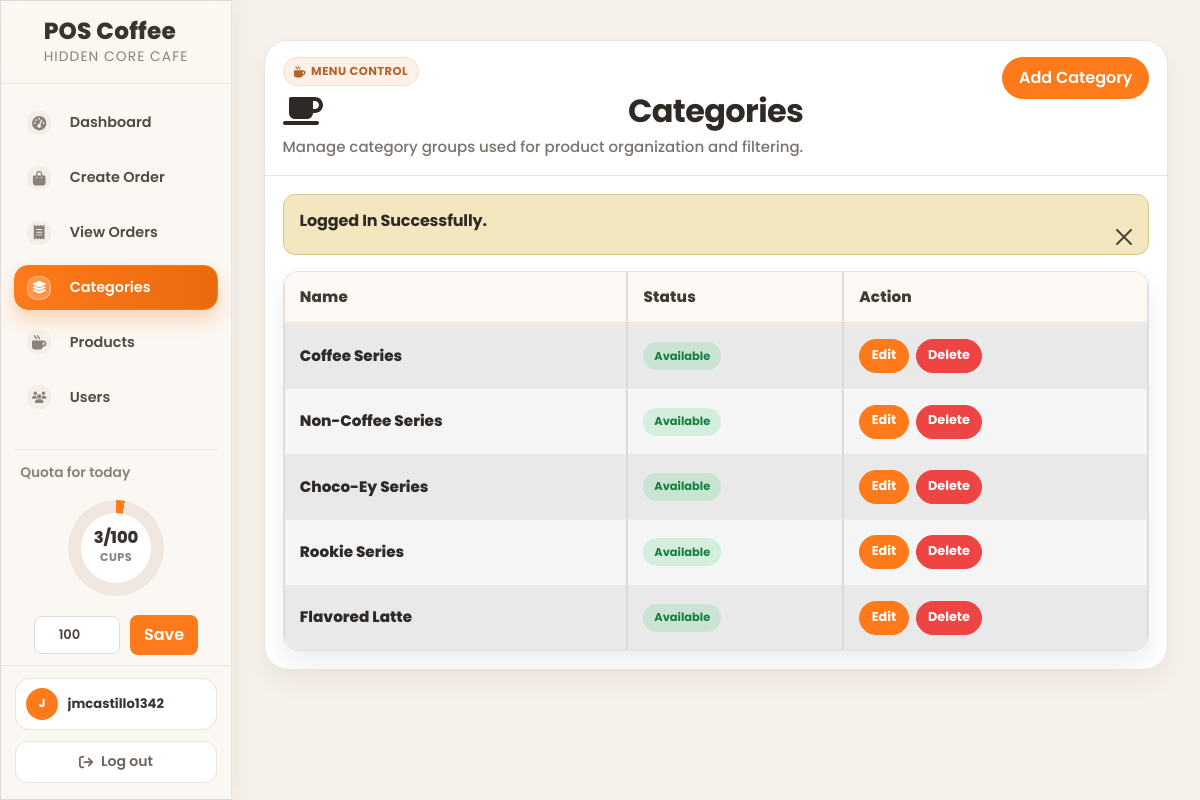
The app's page /admin/assets/categories.php (signed in) with its own data.
### tables this page shows
CREATE TABLE `daily_quota` (
  `id` int(11) NOT NULL,
  `quota_date` date NOT NULL,
  `target_cups` int(11) NOT NULL DEFAULT 0,
  `created_by` int(11) DEFAULT NULL,
  `created_at` datetime NOT NULL DEFAULT current_timestamp(),
  `updated_at` datetime NOT NULL DEFAULT current_timestamp() ON UPDATE current_timestamp()
);

CREATE TABLE `categories` (
  `id` int(11) NOT NULL,
  `name` varchar(191) NOT NULL,
  `description` mediumtext DEFAULT NULL,
  `status` tinyint(1) NOT NULL DEFAULT 0 COMMENT '0=available,1=not available'
);

### admin/assets/categories.php (the view, shortened to what this page needs)
<?php include ('includes/header.php'); ?>
<link rel="stylesheet" href="https://cdnjs.cloudflare.com/ajax/libs/font-awesome/6.0.0/css/all.min.css">
<div class="container-fluid px-4 hc-admin-page hc-categories-page hc-categories-ref">
    <div class="card mt-4 shadow-sm">
        <div class="card-header">
            <div class="hc-categories-head">
                <div class="hc-categories-head-copy">
                    <span class="hc-categories-kicker"><i class="fas fa-mug-hot"></i> Menu Control</span>
                    <h4><i class="fas fa-coffee"></i> Categories</h4>
                    <p class="hc-categories-subtitle">Manage category groups used for product organization and filtering.</p>
                </div>
                <a href="categories-create.php" class="btn btn-primary">Add Category</a>
            </div>
        </div>
        <div class="card-body">
            <?php
            $categories = getAll('categories');
            if(mysqli_num_rows($categories) > 0){
            ?>
            <div class="table-responsive">
                <table class="table table-striped table-bordered beige-table">
                    <thead>
                        <tr>
                            <th>Name</th>
                            <th>Status</th>
                            <th>Action</th>
                        </tr>
                    </thead>
                    <tbody>
                        <?php foreach($categories as $item) :?>
                        <tr>
                            <td><?= $item['name'] ?></td>
                            <td>
                                <?php if($item['status'] == 1){
                                    echo '<span class="badge bg-danger">Not Available</span>';
                                }else{
                                    echo '<span class="badge bg-success">Available</span>';
                                }
                                ?>
                            </td>
                            <td>
                                <div class="hc-action-row">
                                    <a href="categories-edit.php?id=<?= $item['id']; ?>" class="btn btn-success btn-sm">Edit</a>
                                    <a href="categories-delete.php?id=<?= $item['id']; ?>" class="btn btn-danger btn-sm">Delete</a>
                                </div>
                            </td>
                        </tr>
                        <?php endforeach; ?>
                    </tbody>
                </table>
            </div>
            <?php
            } else {
                echo '<div class="hc-empty-state">No categories found yet. Add your first category to get started.</div>';
            }
            ?>
        </div>
    </div>
</div>
<?php include('includes/footer.php'); ?>

### admin/assets/includes/sidebar.php (shortened to what this page needs)
<div id="layoutSidenav_nav">
    <nav class="sb-sidenav accordion sb-sidenav-dark" id="sidenavAccordion">
        <?php
            $isStaff = (($_SESSION['loggedInUser']['role'] ?? '') === 'staff');
            $homeLink = $isStaff ? 'orders-create.php' : 'dashboard.php';
            $currentPage = basename($_SERVER['PHP_SELF'] ?? '');
            $username = $_SESSION['loggedInUser']['username'] ?? 'User';
            $initialsSource = preg_replace('/[^a-zA-Z0-9 ]/', '', $username);
            $initialWords = preg_split('/\s+/', trim($initialsSource));
            $initials = '';
            foreach ($initialWords as $w) {
                if ($w !== '') {
                    $initials .= strtoupper(substr($w, 0, 1));
                }
            }
            $categoryPages = ['categories-create.php', 'categories.php', 'categories-edit.php'];
            $productPages = ['products-create.php', 'products.php', 'products-edit.php'];
            $cashierPages = ['admins.php', 'admins-edit.php'];
            $salesPages = ['sales-report.php'];
            $isCreateOrderActive = ($currentPage === 'orders-create.php');
            $isViewOrdersActive = ($currentPage === 'orders.php');
            $isCategoryActive = in_array($currentPage, $categoryPages, true);
            $isProductActive = in_array($currentPage, $productPages, true);
            $isCashierActive = in_array($currentPage, $cashierPages, true);
            $isSalesActive = in_array($currentPage, $salesPages, true);
            $isDashboardActive = ($currentPage === 'dashboard.php');
            $quotaCurrent = getTodaySoldCups();
            $quotaTarget = getTodayQuotaTarget();
            $quotaPercent = max(0, min(100, (int) round(($quotaCurrent / max(1, $quotaTarget)) * 100)));
        ?>
        <div class="hc-sidebar-brand">
            <div class="hc-brand-row">
                <a href="<?= $homeLink ?>" class="hc-brand-link">
                    <span class="hc-brand-text">
                        <span class="hc-brand-title">POS Coffee</span>
                        <span class="hc-brand-subtitle">Hidden Core Cafe</span>
                    </span>
                </a>
            </div>
        </div>
        <div class="sb-sidenav-menu">
            <div class="nav hc-nav hc-nav-main">
                <?php if ($isStaff): ?>
                    <a class="nav-link <?= $isCreateOrderActive ? 'active' : '' ?>" href="orders-create.php">
                        <div class="sb-nav-link-icon"><i class="fas fa-cart-plus"></i></div>
                        Create Order
                    </a>
                    <a class="nav-link <?= $isViewOrdersActive ? 'active' : '' ?>" href="orders.php">
                        <div class="sb-nav-link-icon"><i class="fas fa-receipt"></i></div>
                        View Orders
                    </a>
                    <a class="nav-link <?= $isSalesActive ? 'active' : '' ?>" href="sales-report.php">
                        <div class="sb-nav-link-icon"><i class="fas fa-chart-line"></i></div>
                        Sales Report
                    </a>
                <?php else: ?>
                    <a class="nav-link <?= $isDashboardActive ? 'active' : '' ?>" href="dashboard.php">
                        <div class="sb-nav-link-icon"><i class="fas fa-gauge-high"></i></div>
                        Dashboard
                    </a>
                    <a class="nav-link <?= $currentPage === 'orders-create.php' ? 'active' : '' ?>" href="orders-create.php">
                        <div class="sb-nav-link-icon"><i class="fas fa-bag-shopping"></i></div>
                        Create Order
                    </a>
                    <a class="nav-link <?= $currentPage === 'orders.php' ? 'active' : '' ?>" href="orders.php">
                        <div class="sb-nav-link-icon"><i class="fas fa-receipt"></i></div>
                        View Orders
                    </a>
                    <a class="nav-link <?= $isCategoryActive ? 'active' : '' ?>" href="categories.php">
                        <div class="sb-nav-link-icon"><i class="fas fa-layer-group"></i></div>
                        Categories
                    </a>
                    <a class="nav-link <?= $isProductActive ? 'active' : '' ?>" href="products.php">
                        <div class="sb-nav-link-icon"><i class="fas fa-mug-hot"></i></div>
                        Products
                    </a>
                    <a class="nav-link <?= $isCashierActive ? 'active' : '' ?>" href="admins.php">
                        <div class="sb-nav-link-icon"><i class="fas fa-users"></i></div>
                        Users
                    </a>
                    <a class="nav-link <?= $isSalesActive ? 'active' : '' ?>" href="sales-report.php">
                    </a>
                <?php endif; ?>
            </div>
        </div>
        <div class="hc-sidebar-status" style="--quotaPercent: <?= $quotaPercent ?>;">
            <div class="hc-status-label">Quota for today</div>
            <div class="hc-quota-ring">
                <div class="hc-quota-inner">
                    <div class="hc-quota-value"><?= (int) $quotaCurrent ?>/<?= (int) $quotaTarget ?></div>
                    <div class="hc-quota-unit">CUPS</div>
                </div>
            </div>
            <?php if(!$isStaff): ?>
                <form method="POST" class="quota-input-group">
                    <input
                        type="number"
                        min="0"
                        name="today_target_cups"
                        class="quota-input"
                        value="<?= (int) $quotaTarget ?>"
                        placeholder="Set target cups"
                        aria-label="Set today's quota target in cups"
                    >
                    <button type="submit" name="save_today_quota" class="quota-save-btn">Save</button>
                </form>
            <?php endif; ?>
        </div>
        <div class="sb-sidenav-footer">
            <div class="hc-account-card">
                <div class="hc-account-avatar"><?= htmlspecialchars($initials) ?></div>
                <div class="hc-account-meta">
                    <div class="hc-account-name"><?= htmlspecialchars($username) ?></div>
                </div>
            </div>
            <a href="../../logout.php" class="hc-logout-link">
                <i class="fas fa-arrow-right-from-bracket"></i>
                <span>Log out</span>
            </a>
        </div>
    </nav>
</div>

### records on screen
daily_quota: target_cups "100", today_target_cups "100"
categories: name "Coffee Series", status "Available"
categories: name "Non-Coffee Series", status "Available"
categories: name "Choco-Ey Series", status "Available"
categories: name "Rookie Series", status "Available"
categories: name "Flavored Latte", status "Available"

### other values on screen
$quotaCurrent "3"
$initials "J"
$username "jmcastillo1342"
$_SESSION['status'] "Logged In Successfully."
